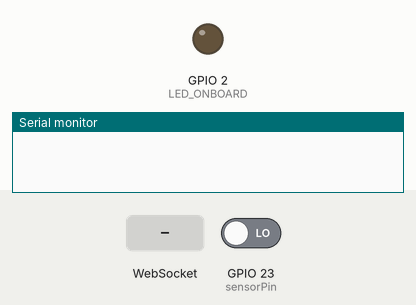
Bench run of a sketch on a simulated ESP32. On the bench: output pins drawn as LEDs (lit = HIGH), the last lines printed to the serial monitor. Inputs (shaded band) come from the test bench; at power-on: GPIO 23 (sensorPin) LOW. WiFi joins after 1.5 s; servers stay silent unless stated.

Above: at 0.1 s.
At 2.7 s:
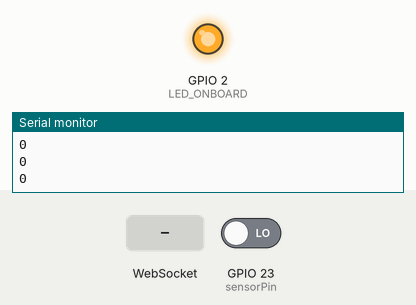
2.8 s: WebSocket text ":" received
Timing chart, 0 to 5.8 s (numbered marks = the images above; inputs shaded):
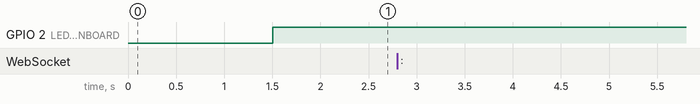

The sketch:

sketch_nov25a.ino
```cpp
#include <WebSocketsServer.h>

#include <IOXhop_FirebaseESP32.h>
#include <WiFi.h>

#include <ESPmDNS.h>

const char* ssid = "Safehouse_ESP";
const char* password = "Safehouse";

const int sensorPin = 23;
const int LED_ONBOARD = 2;

bool value = false;//water sensor parameter

WebSocketsServer webSocket(81);    // create a websocket server on port 81

void mDnsInitializer(){
  if (!MDNS.begin("water1")) {             // Start the mDNS responder for water.local
    Serial.println("Error setting up MDNS responder!");
  }
  Serial.println("mDNS responder started");

  // Add service to MDNS
  MDNS.addService("http", "tcp", 80);
  MDNS.addService("ws", "tcp", 81);
}

void websocketServerInitializer(){
  webSocket.begin();                          // start the websocket server
  webSocket.onEvent(webSocketEvent);          // if there's an incomming websocket message, go to function 'webSocketEvent'
  Serial.println("WebSocket server started.");
}

void setup() {
  Serial.begin(115200);

  //connect to WiFi
  WiFi.begin(ssid, password);
  //while not connected
  while (WiFi.status() != WL_CONNECTED) {
    delay(500);
    Serial.print(".");
  }
  Serial.print("IP:");
  Serial.println(WiFi.localIP());

  //Set up inputs and outputs
  pinMode(sensorPin,INPUT);
  pinMode (LED_ONBOARD, OUTPUT);

  mDnsInitializer();

  websocketServerInitializer();

  Serial.println("Setup Completed OK");
}


void webSocketEvent(uint8_t num, WStype_t type, uint8_t *payload, size_t lenght){
  switch(type){
    case WStype_DISCONNECTED:
      Serial.printf("[%u] Disconnected!\n", num);
      break;

    case WStype_CONNECTED:{
      IPAddress ip = webSocket.remoteIP(num);
      Serial.printf("[%u] Connected from %d.%d.%d.%d url: %s\n", num, ip[0], ip[1], ip[2], ip[3], payload);
    }
      break;

    case WStype_TEXT:{
      String _payload = String((char *) &payload[0]);
      String idLed = (_payload.substring(0,4));
      String intensity = (_payload.substring(_payload.indexOf(":")+1,_payload.length()));
      int intLed = intensity.toInt();

      }
      break;
  }
}

void sendMessageToHub(String message){
  delay(300);
  webSocket.broadcastTXT(message);
}

void loop() {
  webSocket.loop();

  //if WIFI connected, turn on the blue LED
  if(WiFi.status() == WL_CONNECTED) {
    digitalWrite(LED_ONBOARD, HIGH);
  } else digitalWrite(LED_ONBOARD, LOW);

  //Read water sensor
  value = digitalRead(sensorPin);

  Serial.println(String(value));

  sendMessageToHub(String(value));

}
```
